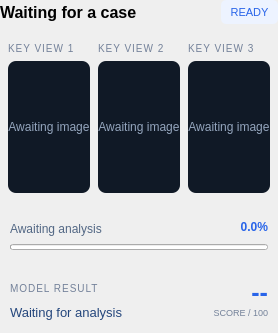
          <widget class="QWidget" name="mriPage">
            <attribute name="title">
              <string>Analysis</string>
            </attribute>
            <layout class="QVBoxLayout" name="mriLayout">
              <property name="leftMargin">
                <number>0</number>
              </property>
              <property name="topMargin">
                <number>0</number>
              </property>
              <property name="rightMargin">
                <number>0</number>
              </property>
              <property name="bottomMargin">
                <number>0</number>
              </property>
              <property name="spacing">
                <number>8</number>
              </property>
              <property name="topMargin">
                <number>8</number>
              </property>
              <item>
                <widget class="QWidget" name="caseRow">
                  <property name="minimumSize">
                    <size>
                      <width>0</width>
                      <height>24</height>
                    </size>
                  </property>
                  <property name="maximumSize">
                    <size>
                      <width>16777215</width>
                      <height>24</height>
                    </size>
                  </property>
                  <layout class="QHBoxLayout" name="caseLayout">
                    <property name="leftMargin">
                      <number>0</number>
                    </property>
                    <property name="topMargin">
                      <number>0</number>
                    </property>
                    <property name="rightMargin">
                      <number>0</number>
                    </property>
                    <property name="bottomMargin">
                      <number>0</number>
                    </property>
                    <property name="spacing">
                      <number>8</number>
                    </property>
                    <item>
                      <widget class="QLabel" name="caseLabel">
                        <property name="text">
                          <string>Waiting for a case</string>
                        </property>
                        <property name="styleSheet">
                          <string>font-size:16px; font-weight:bold;</string>
                        </property>
                        <property name="maximumSize">
                          <size>
                            <width>600</width>
                            <height>24</height>
                          </size>
                        </property>
                        <property name="sizePolicy">
                          <sizepolicy hsizetype="Ignored" vsizetype="Preferred">
                            <horstretch>1</horstretch>
                            <verstretch>0</verstretch>
                          </sizepolicy>
                        </property>
                      </widget>
                    </item>
                    <item>
                      <widget class="QLabel" name="taskBadge">
                        <property name="text">
                          <string>READY</string>
                        </property>
                        <property name="styleSheet">
                          <string>color:#2864e9; background:#edf3ff; border-radius:5px; padding:4px 9px; font-size:11px;</string>
                        </property>
                        <property name="alignment">
                          <set>Qt::AlignCenter</set>
                        </property>
                      </widget>
                    </item>
                  </layout>
                </widget>
              </item>
              <item>
                <widget class="QFrame" name="imageCard">
                  <property name="minimumSize">
                    <size>
                      <width>0</width>
                      <height>170</height>
                    </size>
                  </property>
                  <property name="maximumSize">
                    <size>
                      <width>16777215</width>
                      <height>170</height>
                    </size>
                  </property>
                  <layout class="QHBoxLayout" name="imageLayout">
                    <property name="leftMargin">
                      <number>8</number>
                    </property>
                    <property name="topMargin">
                      <number>8</number>
                    </property>
                    <property name="rightMargin">
                      <number>8</number>
                    </property>
                    <property name="bottomMargin">
                      <number>8</number>
                    </property>
                    <property name="spacing">
                      <number>8</number>
                    </property>
                    <item>
                      <widget class="QWidget" name="panel0">
                        <layout class="QVBoxLayout" name="panelLayout0">
                          <property name="leftMargin">
                            <number>0</number>
                          </property>
                          <property name="topMargin">
                            <number>0</number>
                          </property>
                          <property name="rightMargin">
                            <number>0</number>
                          </property>
                          <property name="bottomMargin">
                            <number>0</number>
                          </property>
                          <property name="spacing">
                            <number>5</number>
                          </property>
                          <item>
                            <widget class="QLabel" name="caption0">
                              <property name="text">
                                <string>KEY VIEW 1</string>
                              </property>
                              <property name="styleSheet">
                                <string>font-size:10px; color:#738199; letter-spacing:1px;</string>
                              </property>
                              <property name="minimumSize">
                                <size>
                                  <width>0</width>
                                  <height>14</height>
                                </size>
                              </property>
                              <property name="maximumSize">
                                <size>
                                  <width>16777215</width>
                                  <height>14</height>
                                </size>
                              </property>
                            </widget>
                          </item>
                          <item>
                            <widget class="QLabel" name="preview0">
                              <property name="text">
                                <string>Awaiting image</string>
                              </property>
                              <property name="styleSheet">
                                <string>background:#101926; border-radius:8px; color:#94a5bd; font-size:12px;</string>
                              </property>
                              <property name="minimumSize">
                                <size>
                                  <width>0</width>
                                  <height>132</height>
                                </size>
                              </property>
                              <property name="maximumSize">
                                <size>
                                  <width>16777215</width>
                                  <height>132</height>
                                </size>
                              </property>
                              <property name="alignment">
                                <set>Qt::AlignCenter</set>
                              </property>
                            </widget>
                          </item>
                        </layout>
                      </widget>
                    </item>
                    <item>
                      <widget class="QWidget" name="panel1">
                        <layout class="QVBoxLayout" name="panelLayout1">
                          <property name="leftMargin">
                            <number>0</number>
                          </property>
                          <property name="topMargin">
                            <number>0</number>
                          </property>
                          <property name="rightMargin">
                            <number>0</number>
                          </property>
                          <property name="bottomMargin">
                            <number>0</number>
                          </property>
                          <property name="spacing">
                            <number>5</number>
                          </property>
                          <item>
                            <widget class="QLabel" name="caption1">
                              <property name="text">
                                <string>KEY VIEW 2</string>
                              </property>
                              <property name="styleSheet">
                                <string>font-size:10px; color:#738199; letter-spacing:1px;</string>
                              </property>
                              <property name="minimumSize">
                                <size>
                                  <width>0</width>
                                  <height>14</height>
                                </size>
                              </property>
                              <property name="maximumSize">
                                <size>
                                  <width>16777215</width>
                                  <height>14</height>
                                </size>
                              </property>
                            </widget>
                          </item>
                          <item>
                            <widget class="QLabel" name="preview1">
                              <property name="text">
                                <string>Awaiting image</string>
                              </property>
                              <property name="styleSheet">
                                <string>background:#101926; border-radius:8px; color:#94a5bd; font-size:12px;</string>
                              </property>
                              <property name="minimumSize">
                                <size>
                                  <width>0</width>
                                  <height>132</height>
                                </size>
                              </property>
                              <property name="maximumSize">
                                <size>
                                  <width>16777215</width>
                                  <height>132</height>
                                </size>
                              </property>
                              <property name="alignment">
                                <set>Qt::AlignCenter</set>
                              </property>
                            </widget>
                          </item>
                        </layout>
                      </widget>
                    </item>
                    <item>
                      <widget class="QWidget" name="panel2">
                        <layout class="QVBoxLayout" name="panelLayout2">
                          <property name="leftMargin">
                            <number>0</number>
                          </property>
                          <property name="topMargin">
                            <number>0</number>
                          </property>
                          <property name="rightMargin">
                            <number>0</number>
                          </property>
                          <property name="bottomMargin">
                            <number>0</number>
                          </property>
                          <property name="spacing">
                            <number>5</number>
                          </property>
                          <item>
                            <widget class="QLabel" name="caption2">
                              <property name="text">
                                <string>KEY VIEW 3</string>
                              </property>
                              <property name="styleSheet">
                                <string>font-size:10px; color:#738199; letter-spacing:1px;</string>
                              </property>
                              <property name="minimumSize">
                                <size>
                                  <width>0</width>
                                  <height>14</height>
                                </size>
                              </property>
                              <property name="maximumSize">
                                <size>
                                  <width>16777215</width>
                                  <height>14</height>
                                </size>
                              </property>
                            </widget>
                          </item>
                          <item>
                            <widget class="QLabel" name="preview2">
                              <property name="text">
                                <string>Awaiting image</string>
                              </property>
                              <property name="styleSheet">
                                <string>background:#101926; border-radius:8px; color:#94a5bd; font-size:12px;</string>
                              </property>
                              <property name="minimumSize">
                                <size>
                                  <width>0</width>
                                  <height>132</height>
                                </size>
                              </property>
                              <property name="maximumSize">
                                <size>
                                  <width>16777215</width>
                                  <height>132</height>
                                </size>
                              </property>
                              <property name="alignment">
                                <set>Qt::AlignCenter</set>
                              </property>
                            </widget>
                          </item>
                        </layout>
                      </widget>
                    </item>
                  </layout>
                </widget>
              </item>
              <item>
                <widget class="QFrame" name="progressCard">
                  <property name="minimumSize">
                    <size>
                      <width>0</width>
                      <height>50</height>
                    </size>
                  </property>
                  <property name="maximumSize">
                    <size>
                      <width>16777215</width>
                      <height>50</height>
                    </size>
                  </property>
                  <layout class="QVBoxLayout" name="progressLayout">
                    <property name="leftMargin">
                      <number>10</number>
                    </property>
                    <property name="topMargin">
                      <number>10</number>
                    </property>
                    <property name="rightMargin">
                      <number>10</number>
                    </property>
                    <property name="bottomMargin">
                      <number>10</number>
                    </property>
                    <property name="spacing">
                      <number>6</number>
                    </property>
                    <item>
                      <widget class="QWidget" name="progressRow">
                        <layout class="QHBoxLayout" name="progressRowLayout">
                          <property name="leftMargin">
                            <number>0</number>
                          </property>
                          <property name="topMargin">
                            <number>0</number>
                          </property>
                          <property name="rightMargin">
                            <number>0</number>
                          </property>
                          <property name="bottomMargin">
                            <number>0</number>
                          </property>
                          <property name="spacing">
                            <number>0</number>
                          </property>
                          <item>
                            <widget class="QLabel" name="progressDetail">
                              <property name="text">
                                <string>Awaiting analysis</string>
                              </property>
                              <property name="styleSheet">
                                <string>font-size:12px; color:#526784;</string>
                              </property>
                            </widget>
                          </item>
                          <item>
                            <widget class="QLabel" name="progressPercent">
                              <property name="text">
                                <string>0.0%</string>
                              </property>
                              <property name="styleSheet">
                                <string>font-size:12px; color:#2864e9; font-weight:bold;</string>
                              </property>
                              <property name="alignment">
                                <set>Qt::AlignRight</set>
                              </property>
                            </widget>
                          </item>
                        </layout>
                      </widget>
                    </item>
                    <item>
                      <widget class="QProgressBar" name="progress">
                        <property name="minimum">
                          <number>0</number>
                        </property>
                        <property name="maximum">
                          <number>1000</number>
                        </property>
                        <property name="value">
                          <number>0</number>
                        </property>
                        <property name="textVisible">
                          <bool>false</bool>
                        </property>
                        <property name="minimumSize">
                          <size>
                            <width>0</width>
                            <height>6</height>
                          </size>
                        </property>
                        <property name="maximumSize">
                          <size>
                            <width>16777215</width>
                            <height>6</height>
                          </size>
                        </property>
                      </widget>
                    </item>
                  </layout>
                </widget>
              </item>
              <item>
                <widget class="QFrame" name="resultCard">
                  <property name="minimumSize">
                    <size>
                      <width>0</width>
                      <height>65</height>
                    </size>
                  </property>
                  <property name="maximumSize">
                    <size>
                      <width>16777215</width>
                      <height>65</height>
                    </size>
                  </property>
                  <layout class="QHBoxLayout" name="resultLayout">
                    <property name="leftMargin">
                      <number>10</number>
                    </property>
                    <property name="topMargin">
                      <number>10</number>
                    </property>
                    <property name="rightMargin">
                      <number>10</number>
                    </property>
                    <property name="bottomMargin">
                      <number>10</number>
                    </property>
                    <property name="spacing">
                      <number>12</number>
                    </property>
                    <item>
                      <widget class="QWidget" name="resultText">
                        <layout class="QVBoxLayout" name="resultTextLayout">
                          <property name="leftMargin">
                            <number>0</number>
                          </property>
                          <property name="topMargin">
                            <number>0</number>
                          </property>
                          <property name="rightMargin">
                            <number>0</number>
                          </property>
                          <property name="bottomMargin">
                            <number>0</number>
                          </property>
                          <property name="spacing">
                            <number>3</number>
                          </property>
                          <item>
                            <widget class="QLabel" name="resultCaption">
                              <property name="text">
                                <string>MODEL RESULT</string>
                              </property>
                              <property name="styleSheet">
                                <string>font-size:10px; color:#738199; letter-spacing:1px;</string>
                              </property>
                            </widget>
                          </item>
                          <item>
                            <widget class="QLabel" name="summary">
                              <property name="text">
                                <string>Waiting for analysis</string>
                              </property>
                              <property name="styleSheet">
                                <string>font-size:13px; color:#24467c;</string>
                              </property>
                              <property name="wordWrap">
                                <bool>true</bool>
                              </property>
                              <property name="maximumSize">
                                <size>
                                  <width>610</width>
                                  <height>38</height>
                                </size>
                              </property>
                            </widget>
                          </item>
                        </layout>
                      </widget>
                    </item>
                    <item>
                      <widget class="QWidget" name="scoreBlock">
                        <property name="minimumSize">
                          <size>
                            <width>86</width>
                            <height>0</height>
                          </size>
                        </property>
                        <property name="maximumSize">
                          <size>
                            <width>86</width>
                            <height>16777215</height>
                          </size>
                        </property>
                        <layout class="QVBoxLayout" name="scoreLayout">
                          <property name="leftMargin">
                            <number>0</number>
                          </property>
                          <property name="topMargin">
                            <number>0</number>
                          </property>
                          <property name="rightMargin">
                            <number>0</number>
                          </property>
                          <property name="bottomMargin">
                            <number>0</number>
                          </property>
                          <property name="spacing">
                            <number>0</number>
                          </property>
                          <item>
                            <widget class="QLabel" name="score">
                              <property name="text">
                                <string>--</string>
                              </property>
                              <property name="styleSheet">
                                <string>font-size:25px; font-weight:bold; color:#2864e9;</string>
                              </property>
                              <property name="alignment">
                                <set>Qt::AlignRight</set>
                              </property>
                            </widget>
                          </item>
                          <item>
                            <widget class="QLabel" name="scoreCaption">
                              <property name="text">
                                <string>SCORE / 100</string>
                              </property>
                              <property name="styleSheet">
                                <string>font-size:9px; color:#738199;</string>
                              </property>
                              <property name="alignment">
                                <set>Qt::AlignRight</set>
                              </property>
                            </widget>
                          </item>
                        </layout>
                      </widget>
                    </item>
                  </layout>
                </widget>
              </item>
            </layout>
          </widget>
